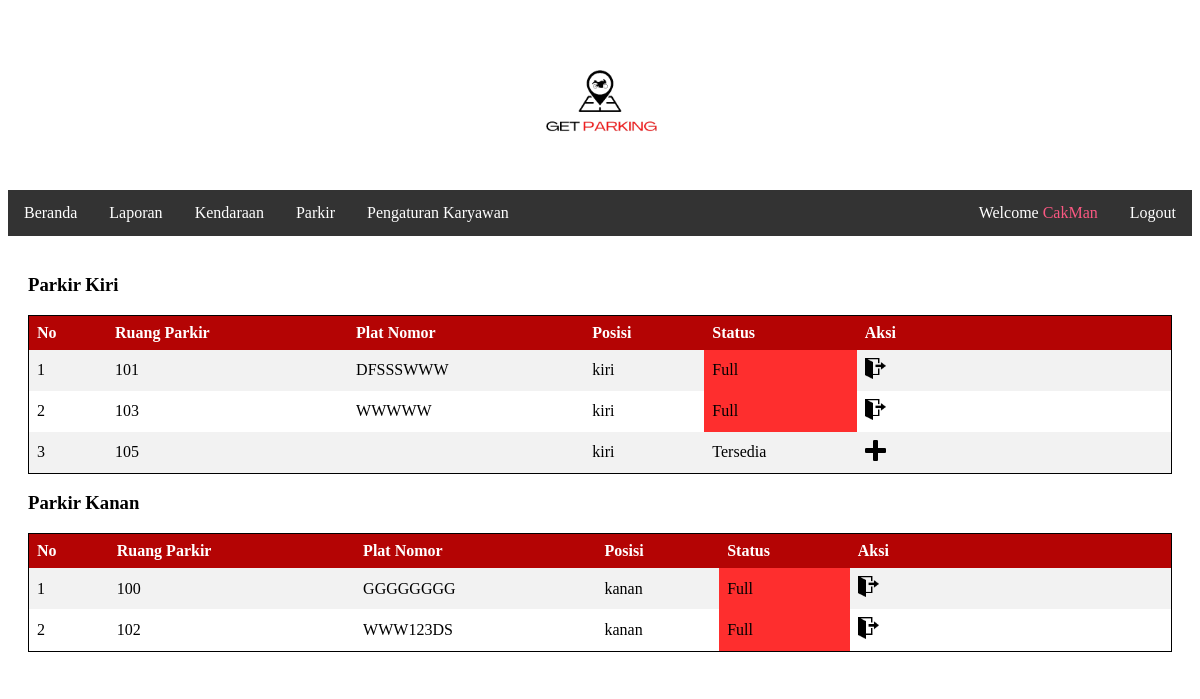
The app's page /data-parkir.php (signed in) with its own data.
### tables this page shows
CREATE TABLE IF NOT EXISTS `parkir` (
`idparkir` int(255) NOT NULL,
  `ruang` varchar(20) NOT NULL,
  `plat_nomor` varchar(16) NOT NULL,
  `posisi` varchar(10) NOT NULL,
  `waktu_masuk_parkir` varchar(30) NOT NULL,
  `waktu_keluar_parkir` varchar(30) NOT NULL,
  `status` varchar(10) NOT NULL
);

### www/data-parkir.php (the view, shortened to what this page needs)
<?php
include "koneksi.php";
?>
<!DOCTYPE html>
<html>
<head>
<link rel="stylesheet" type="text/css" href="styles.css"/>
</head>
<body>
<center>
    <img src="images/logo.png" style="width: 15%"/>
</center>
<ul class="topnav">
	<?php if($_SESSION['level'] == 'admin'){ ?>
  <li><a href="home.php">Beranda</a></li>
  <li class="dropdown"><a href="javascript:void(0)" class="dropbtn">Laporan</a>
  </li>
  <li class="dropdown"><a href="javascript:void(0)" class="dropbtn">Kendaraan</a>
  </li>
    <li class="dropdown"><a href="javascript:void(0)" class="dropbtn">Parkir</a>
    </li>
    <li class="dropdown">
      <a href="javascript:void(0)" class="dropbtn">Pengaturan Karyawan</a>
    </li>
    <li class="right"><a href="logout.php">Logout</a></li>
    <li class="right"><font style="display: block;color: white;text-align: center;padding: 14px 16px;text-decoration: none;"><?php echo "Welcome  "?><font style="color: #FA5882;"><?php echo $_SESSION['namalengkap'] ?></font></font></li>
    <?php }?>
  </ul>
<div>
	<h3>Parkir Kiri </h3>
  <table class="table" height="90%" width="90%" align="center">
		<tr>
			<th>No</th>
			<th>Ruang Parkir</th>
			<th>Plat Nomor</th>
			<th>Posisi</th>
			<th>Status</th>
			<th>Aksi</th>
		</tr>
		<?php
		$query_mysql = mysqli_query($connect,"SELECT * FROM parkir");
		$nomor = 1;
		while($data = mysqli_fetch_array($query_mysql)){
			if($data['posisi']=='kiri')
			{
		?>
		<tr>
			<td><?php echo $nomor++; ?></td>
			<td><?php echo $data['ruang']; ?></td>
			<td><?php echo $data['plat_nomor']; ?></td>
			<td><?php echo $data['posisi']; ?></td>
			<?php if($data['status']=='1'){ ?>
			<td>Tersedia</td>
			<td><a href="entry-parkir.php?idparkir=<?php echo $data['idparkir']; ?>"><img src="images/add.png" height="7%" width="7%"></a></td>
			<?php }else{ ?>
			<td bgcolor="#FE2E2E">Full</td>
			<td><a href="otw-keluar.php?idparkir=<?php echo $data['idparkir']; ?>"><img src="images/out.png" height="7%" width="7%"></a></td>
			<?php }?>
		</tr>
		<?php }} ?>
	</table>
		<h3>Parkir Kanan </h3>
  <table class="table" height=90% width=90% align=center>
		<tr>
			<th>No</th>
			<th>Ruang Parkir</th>
			<th>Plat Nomor</th>
			<th>Posisi</th>
			<th>Status</th>
			<th>Aksi</th>
		</tr>
		<?php
		$query_mysql = mysqli_query($connect,"SELECT * FROM parkir");
		$nomor = 1;
		while($data = mysqli_fetch_array($query_mysql)){
			if($data['posisi']=='kanan')
			{
		?>
		<tr>
			<td><?php echo $nomor++; ?></td>
			<td><?php echo $data['ruang']; ?></td>
			<td><?php echo $data['plat_nomor']; ?></td>
			<td><?php echo $data['posisi']; ?></td>
			<?php if($data['status']=='1'){ ?>
			<td>Tersedia</td>
			<td><a href="entry-parkir.php?idparkir=<?php echo $data['idparkir']; ?>"><img src="images/add.png" height="7%" width="7%"></a></td>
			<?php }else{ ?>
			<td bgcolor="#FE2E2E">Full</td>
			<td><a href="otw-keluar.php?idparkir=<?php echo $data['idparkir']; ?>"><img src="images/out.png" height="7%" width="7%"></a></td>
			<?php }?>
		</tr>
		<?php }} ?>
	</table>
</div>
</body>
</html>

### www/styles.css (style rules this page uses)
ul { list-style-type: none; margin: 0; padding: 0; overflow: hidden; background-color: #333; }
li { float: left; }
li a, .dropbtn { display: inline-block; color: white; text-align: center; padding: 14px 16px; text-decoration: none; }
li.dropdown { display: inline-block; }
ul.topnav li.right { float: right; }
body { background-color: #FFFFFF; }
div { border-radius: 5px; padding: 20px; background-color: #FFFFFF; }

### www/data-parkir.php (style rules this page uses)
table { border-collapse: collapse; width: 100%; border: 1px solid black; }
th, td { text-align: left; padding: 8px; }
tr:nth-child(even) { background-color: #f2f2f2 }
th { background-color: #B40404; color: white; }

### records on screen
parkir: ruang "101", plat_nomor "DFSSSWWW", posisi "kiri"
parkir: ruang "103", plat_nomor "WWWWW", posisi "kiri"
parkir: ruang "105", posisi "kiri"
parkir: ruang "100", plat_nomor "GGGGGGGG", posisi "kanan"
parkir: ruang "102", plat_nomor "WWW123DS", posisi "kanan"

### other values on screen
$_SESSION['namalengkap'] "CakMan"
